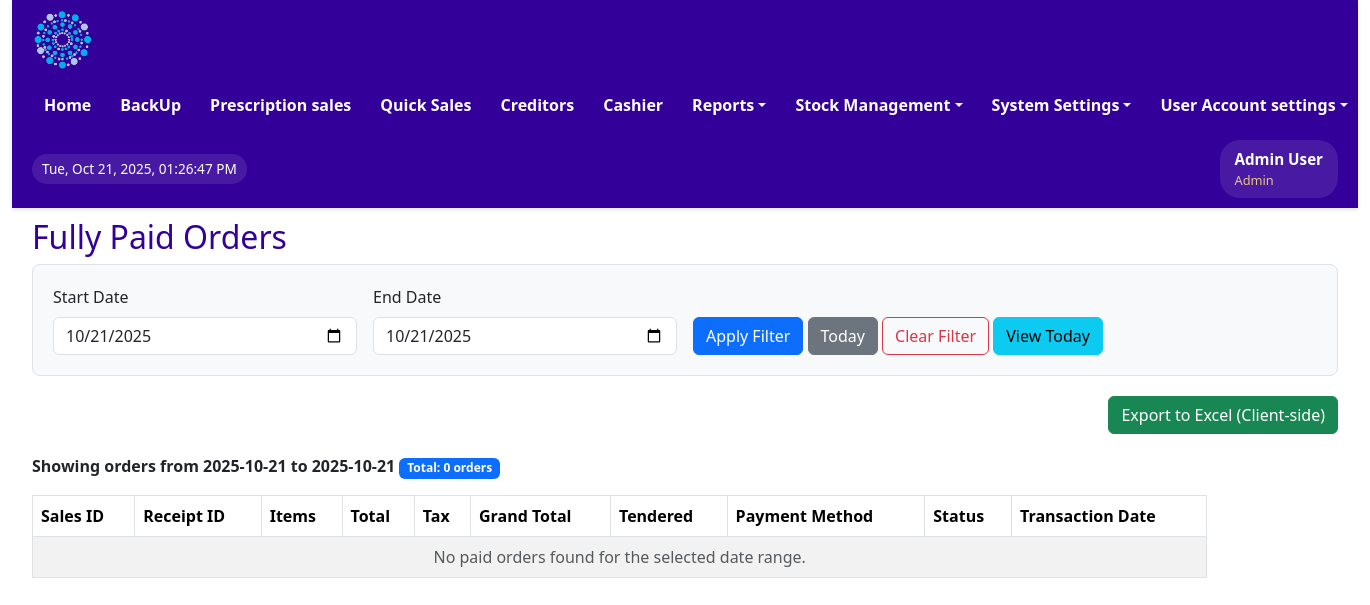
Before: /sales/view_paid_orders.php (signed in) with the older database file.
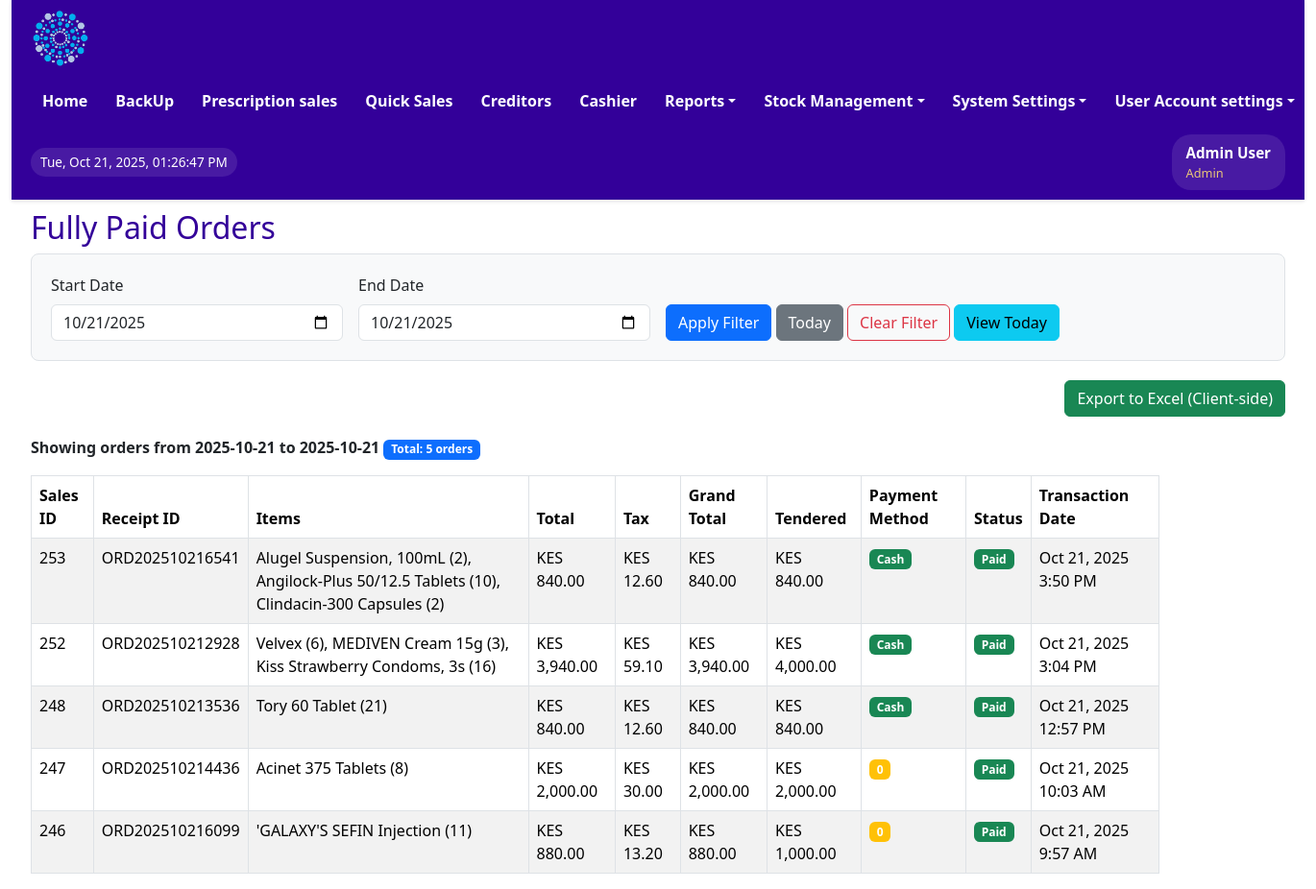
After: the same page with the newer database file.
### tables this page shows
CREATE TABLE IF NOT EXISTS `users` (
  `user_id` int NOT NULL AUTO_INCREMENT,
  `first_name` varchar(100) NOT NULL,
  `last_name` varchar(100) NOT NULL,
  `email` varchar(100) NOT NULL,
  `password` varchar(100) DEFAULT NULL,
  `username` varchar(100) DEFAULT NULL,
  `sex` varchar(50) NOT NULL,
  `mobile` int NOT NULL,
  `userrole` varchar(100) NOT NULL,
  `staff_number` varchar(50) NOT NULL,
  `date_created` datetime DEFAULT CURRENT_TIMESTAMP,
  PRIMARY KEY (`user_id`),
  UNIQUE KEY `email` (`email`),
  UNIQUE KEY `mobile` (`mobile`),
  UNIQUE KEY `staff_number` (`staff_number`)
);

CREATE TABLE IF NOT EXISTS `sales` (
  `sales_id` int NOT NULL AUTO_INCREMENT,
  `receipt_id` varchar(50) DEFAULT NULL,
  `items` longtext,
  `total_amount` decimal(10,2) NOT NULL DEFAULT '0.00',
  `tax_amount` decimal(10,2) NOT NULL DEFAULT '0.00',
  `discount` decimal(10,2) NOT NULL DEFAULT '0.00',
  `grand_total` decimal(10,2) NOT NULL DEFAULT '0.00',
  `tendered_amount` decimal(10,2) NOT NULL DEFAULT '0.00',
  `payment_method` varchar(50) DEFAULT NULL,
  `payment_status` varchar(50) NOT NULL DEFAULT 'Pending',
  `transBy` varchar(255) NOT NULL,
  `transDate` datetime DEFAULT CURRENT_TIMESTAMP,
  PRIMARY KEY (`sales_id`)
);

### sales/view_paid_orders.php (the view, shortened to what this page needs)
<?php
include '../includes/config.php';
include '../includes/header.php';
$start_date = isset($_GET['start_date']) ? $_GET['start_date'] : date('Y-m-d');
$end_date = isset($_GET['end_date']) ? $_GET['end_date'] : date('Y-m-d');
$sql = "SELECT * FROM sales WHERE payment_status = 'paid'";
$params = [];
$types = "";
if (!empty($start_date) && !empty($end_date)) {
    $sql .= " AND DATE(transDate) BETWEEN ? AND ?";
    $params[] = $start_date;
    $params[] = $end_date;
    $types .= "ss";
}
$sql .= " ORDER BY transDate DESC";
$stmt = $conn->prepare($sql);
if ($params) {
    $stmt->bind_param($types, ...$params);
}
$stmt->execute();
$result = $stmt->get_result();
$result->data_seek(0);
?>
<!DOCTYPE html>
<html lang="en">
<head>
    <link rel="stylesheet" href="../assets/css/bootstrap.min.css" type="text/css">
</head>
<body>
<div class="main-content" style="min-width: 90%; margin-top: 10px;">
    <h2>Fully Paid Orders</h2>
    <div class="filter-section">
        <form method="GET" action="" class="row g-3 align-items-end">
            <div class="col-md-3">
                <label for="start_date" class="form-label">Start Date</label>
                <input type="date" class="form-control" id="start_date" name="start_date"
                       value="<?php echo htmlspecialchars($start_date); ?>">
            </div>
            <div class="col-md-3">
                <label for="end_date" class="form-label">End Date</label>
                <input type="date" class="form-control" id="end_date" name="end_date"
                       value="<?php echo htmlspecialchars($end_date); ?>">
            </div>
            <div class="col-md-6">
                <button type="submit" class="btn btn-primary">Apply Filter</button>
                <button type="button" class="btn btn-secondary" onclick="setToday()">Today</button>
                <button type="button" class="btn btn-outline-danger" onclick="clearFilter()">Clear Filter</button>
                <a href="?start_date=<?php echo date('Y-m-d'); ?>&end_date=<?php echo date('Y-m-d'); ?>"
                   class="btn btn-info">View Today</a>
            </div>
        </form>
    </div>
    <div class="export-section">
        <button type="button" class="btn btn-success" onclick="exportToExcel()">
            <i class="fas fa-file-excel"></i> Export to Excel (Client-side)
        </button>
    </div>
    <div class="mb-3">
        <strong>Showing orders from <?php echo htmlspecialchars($start_date); ?> to <?php echo htmlspecialchars($end_date); ?></strong>
        <?php
            $count_sql = "SELECT COUNT(*) as total FROM sales WHERE payment_status = 'paid'";
            if (!empty($start_date) && !empty($end_date)) {
                $count_sql .= " AND DATE(transDate) BETWEEN ? AND ?";
            }
            $count_stmt = $conn->prepare($count_sql);
            if (!empty($start_date) && !empty($end_date)) {
                $count_stmt->bind_param("ss", $start_date, $end_date);
            }
            $count_stmt->execute();
            $count_result = $count_stmt->get_result();
            $total_count = $count_result->fetch_assoc()['total'];
            echo "<span class='badge bg-primary'>Total: " . $total_count . " orders</span>";
        ?>
    </div>
    <table class="table table-bordered table-striped" style="width: 90%;">
        <thead>
            <tr>
                <th>Sales ID</th>
                <th>Receipt ID</th>
                <th>Items</th>
                <th>Total</th>
                <th>Tax</th>
                <th>Grand Total</th>
                <th>Tendered</th>
                <th>Payment Method</th>
                <th>Status</th>
                <th>Transaction Date</th>
            </tr>
        </thead>
        <tbody>
            <?php if ($result->num_rows > 0): ?>
                <?php while ($row = $result->fetch_assoc()): ?>
                    <tr>
                        <td><?= $row['sales_id'] ?></td>
                        <td><?= $row['receipt_id'] ?></td>
                        <td><?= htmlspecialchars($row['items']) ?></td>
                        <td>KES <?= number_format($row['total_amount'], 2) ?></td>
                        <td>KES <?= number_format($row['tax_amount'], 2) ?></td>
                        <td>KES <?= number_format($row['grand_total'], 2) ?></td>
                        <td>KES <?= number_format($row['tendered_amount'], 2) ?></td>
                        <td>
                            <span class="badge bg-<?php
                                echo $row['payment_method'] == 'Cash' ? 'success' :
                                     ($row['payment_method'] == 'Mpesa' ? 'primary' : 'warning');
                            ?>">
                                <?= $row['payment_method'] ?>
                            </span>
                        </td>
                        <td>
                            <span class="badge bg-success"><?= $row['payment_status'] ?></span>
                        </td>
                        <td><?= date('M j, Y g:i A', strtotime($row['transDate'])) ?></td>
                    </tr>
                <?php endwhile; ?>
            <?php else: ?>
                <tr>
                    <td colspan="10" class="text-center text-muted">
                        No paid orders found for the selected date range.
                    </td>
                </tr>
            <?php endif; ?>
        </tbody>
    </table>
</div>
</body>
</html>

### includes/header.php (shortened to what this page needs)
<?php
include('config.php');
$userDetails = [
    'user_id' => $_SESSION['user_id'] ?? null,
    'username' => 'Guest',
    'full_name' => 'Guest User',
    'first_name' => 'Guest',
    'last_name' => 'User',
    'email' => '',
    'mobile' => '',
    'userrole' => $_SESSION['userrole'],
    'staff_number' => '',
    'sex' => ''
];
if ($userDetails['user_id']) {
    $stmt = $conn->prepare("SELECT
                user_id, first_name, last_name, email, username,
                sex, mobile, userrole, staff_number
            FROM users
            WHERE user_id = ?");
    $stmt->bind_param("i", $userDetails['user_id']);
    $stmt->execute();
    $result = $stmt->get_result();
    if ($result->num_rows > 0) {
        $dbData = $result->fetch_assoc();
        $userDetails = array_merge($userDetails, [
            'username' => htmlspecialchars($dbData['username']),
            'full_name' => htmlspecialchars($dbData['first_name'] . ' ' . $dbData['last_name']),
            'first_name' => htmlspecialchars($dbData['first_name']),
            'last_name' => htmlspecialchars($dbData['last_name']),
            'email' => htmlspecialchars($dbData['email']),
            'mobile' => htmlspecialchars($dbData['mobile']),
            'sex' => htmlspecialchars($dbData['sex']),
            'staff_number' => htmlspecialchars($dbData['staff_number']),
            'userrole' => htmlspecialchars($dbData['userrole'])
        ]);
    }
}
$userrole = $userDetails['userrole'];
$full_name = $userDetails['full_name'];
?>
<!DOCTYPE html>
<html lang="en">
<head>
    <link rel="stylesheet" href="../assets/css/bootstrap.min.css" type="text/css">
</head>
<body>
    <div class="container-fluid">
        <div class="main-header">
            <div class="header-content">
                <div class="logo-container">
                    <img src="../assets/images/Logo-round-nobg-2.png" alt="Pharmacy Logo">
                </div>
                <nav class="main-nav">
                    <ul class="nav-list">
                        <?php if (in_array($userrole, ['Admin', 'Supervisor', 'Manager'])) : ?>
                            <li class="nav-item"><a href="../dashboard/admin_dashboard.php" class="nav-link">Home</a></li>
                            <li class="nav-item"><a href="../Backup/backup.php" class="nav-link">BackUp</a></li>
                            <li class="nav-item"><a href="../sales/orders.php" class="nav-link">Prescription sales</a></li>
                            <li class="nav-item"><a href="../sales/direct_orders.php" class="nav-link">Quick Sales</a></li>
                            <li class="nav-item"><a href="../views/view_credit_sales.php" class="nav-link">Creditors</a></li>
                            <li class="nav-item"><a href="../sales/view_order.php" class="nav-link">Cashier</a></li>
                        <?php endif; ?>
                        <?php if (in_array($userrole, ['Admin', 'Supervisor', 'Manager'])) : ?>
                        <li class="dropdown">
                            <a href="#" class="dropdown-toggle">Reports</a>
                        </li>
                        <?php endif; ?>
                        <?php if (in_array($userrole, ['Admin', 'Supervisor', 'Manager', 'Cashier'])) : ?>
                        <li class="dropdown">
                            <a href="#" class="dropdown-toggle">Stock Management</a>
                        </li>
                        <?php endif; ?>
                        <?php if (in_array($userrole, ['Admin'])) : ?>
                        <li class="dropdown">
                            <a href="#" class="dropdown-toggle">System Settings</a>
                        </li>
                        <?php endif; ?>
                        <?php if (in_array($userrole, ['Admin', 'Supervisor', 'Manager', 'Cashier', 'Cleaner', 'Security', 'Pharmtech'])) : ?>
                        <li class="dropdown user-menu">
                            <a href="#" class="dropdown-toggle">User Account settings</a>
                        </li>
                        <?php endif; ?>
                    </ul>
                </nav>
                <div id="date-time" class="date-time-display"></div>
                <div class="user-info-header">
                    <div class="user-details">
                        <span class="user-name"><?php echo htmlspecialchars($full_name); ?></span>
                        <span class="user-role"><?php echo htmlspecialchars($userrole); ?></span>
                    </div>
                </div>
            </div>
        </div>
</body>
</html>

### includes/header.php (style rules this page uses)
* { box-sizing:border-box;margin:0;padding:0 }
.main-header { background-color:#330099;padding:10px 20px;box-shadow:0 2px 4px rgba(0,0,0,0.1);position:sticky;top:0;z-index:1000;min-height:70px;color:#FFF }
.header-content { display:flex;align-items:center;justify-content:space-between;width:100%;margin:0 auto;gap:15px;flex-wrap:wrap }
.logo-container { display:flex;align-items:center }
.logo-container img { height:60px;width:auto }
.user-info-header { display:flex;align-items:center;gap:10px;background:rgba(255,255,255,0.1);padding:8px 15px;border-radius:20px;color:#FFF;white-space:nowrap }
.user-info-header .user-details { display:flex;flex-direction:column;align-items:flex-start }
.user-info-header .user-name { font-weight:bold;font-size:0.95em }
.user-info-header .user-role { font-size:0.8em;opacity:0.9;color:#FBD875 }
.main-nav { display:flex;align-items:center }
.main-nav .nav-list { list-style:none;margin:0;padding:0;display:flex;align-items:center;gap:5px }
.main-nav .nav-item,.main-nav .dropdown { color:#FFF }
.main-nav .nav-link,.main-nav .dropdown-toggle { display:block;padding:8px 12px;text-decoration:none;color:#FFF;font-weight:600;white-space:nowrap;border-radius:4px;transition:background 0.1s }
.dropdown { position:relative }
.date-time-display { font-size:0.85em;color:#FFF;padding:5px 10px;background:rgba(255,255,255,0.1);border-radius:15px;white-space:nowrap }
.main-content { margin:10px 20px }
.main-content h2 { color:#330099 }

### sales/view_paid_orders.php (style rules this page uses)
.main-content { position: flex; z-index: -1; }
thead { background-color: #00246B; color: #CADCFC; }
.filter-section { background-color: #f8f9fa; padding: 20px; border-radius: 8px; margin-bottom: 20px; border: 1px solid #dee2e6; }
.export-section { margin-bottom: 20px; text-align: right; }

Changed rows visible on the page:
added sales: sales_id "253", receipt "ORD202510216541", items "Alugel Suspension, 100mL (2), Angilock-Plus 50/12.5 Tablets (10), Clindacin-300 Capsules (2)", total_amount "840.00", tax_amount "12.60", grand_total "840.00", tendered_amount "840.00", payment_method "Cash", payment_status "Paid", transDate "Oct 21, 2025 3:50 PM"
added sales: sales_id "252", receipt "ORD202510212928", items "Velvex (6), MEDIVEN Cream 15g (3), Kiss Strawberry Condoms, 3s (16)", total_amount "3,940.00", tax_amount "59.10", grand_total "3,940.00", tendered_amount "4,000.00", payment_method "Cash", payment_status "Paid", transDate "Oct 21, 2025 3:04 PM"
added sales: sales_id "248", receipt "ORD202510213536", items "Tory 60 Tablet (21)", total_amount "840.00", tax_amount "12.60", grand_total "840.00", tendered_amount "840.00", payment_method "Cash", payment_status "Paid", transDate "Oct 21, 2025 12:57 PM"
added sales: sales_id "247", receipt "ORD202510214436", items "Acinet 375 Tablets (8)", total_amount "2,000.00", tax_amount "30.00", grand_total "2,000.00", tendered_amount "2,000.00", payment_method "0", payment_status "Paid", transDate "Oct 21, 2025 10:03 AM"
added sales: sales_id "246", receipt "ORD202510216099", items "'GALAXY'S SEFIN Injection (11)", total_amount "880.00", tax_amount "13.20", grand_total "880.00", tendered_amount "1,000.00", payment_method "0", payment_status "Paid", transDate "Oct 21, 2025 9:57 AM"
Other visible differences:
$total_count: "0" → "5"
text no longer shown: "No paid orders found for the selected date range."
